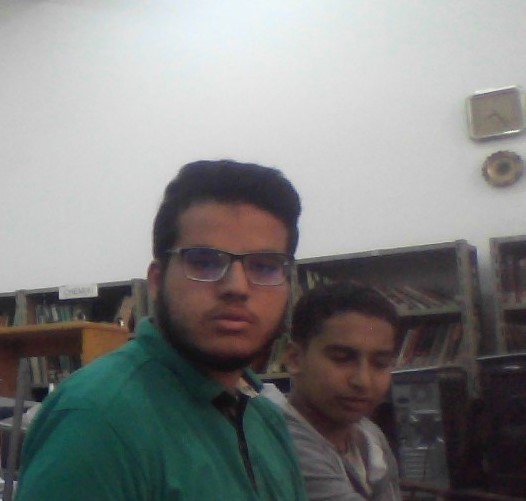
%> input picture lab1/home made/saed_al_sadani.jpg, 526 x 501 px
$ octave p3_script.m   (GNU Octave 9; MATLAB toolbox functions it lacks are replaced by stand-ins)
%> lines starting %> are read from the running program, lines starting %| are printed output that depends on the picture
a1=imread('saed_al_sadani.jpg');
%> a1 is the input picture: size 501x526x3 uint8; mean R, G, B 128.8, 129.8, 129.1
a = rgb2gray(a1);
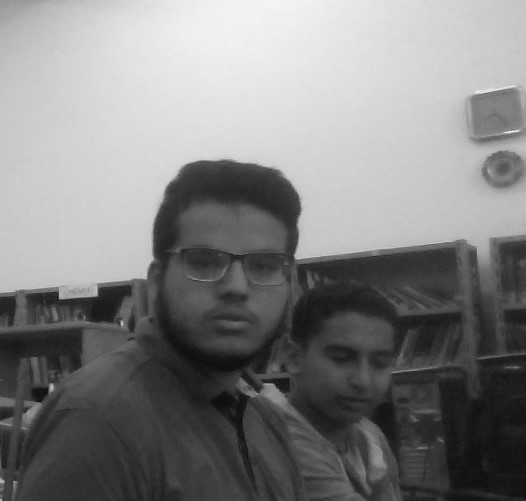
%> a: size 501x526 uint8; min 13, max 254, mean 129.4
B = imrotate(a,180);
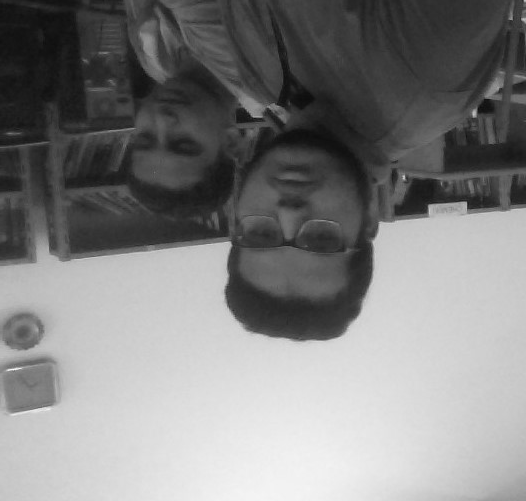
%> B: size 501x526 uint8; min 13, max 254, mean 129.4; mean of the top-left, top-right, bottom-left and bottom-right quarters 55.9, 70.7, 195.9, 194.7

subplot(1,2,1),imshow(a);
subplot(1,2,2),imshow(B);
